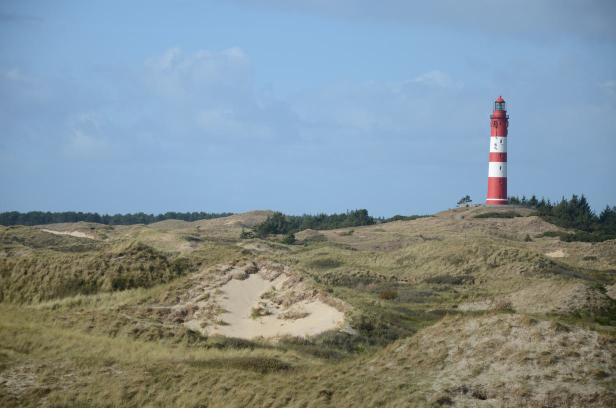
#> input picture images/Amrum.jpg, 1232 x 816 px, given in place of Amrum.png, which was not available (shown at 1/2 size)
$ jupyter execute pyIMAGE_01_image_channels.ipynb   (text cells are left out)
#> lines starting #> are read from the running program, lines starting #| are printed output that depends on the picture; pictures that were not available may be replaced by others from this repository, and a replacement may not be noted
[cell 1]
import matplotlib.pyplot as plt
import matplotlib.image as mpimg
import numpy as np
import PIL

[cell 2]
#image file name
infile='images/Amrum.png'

# load image with PIL library, convert to numpy array
image = PIL.Image.open(infile)
#> image is the input picture: PIL image 1232x816 RGB; mean R, G, B 130.1, 144.7, 149.8
print ('image: ',image.format,image.size,image.mode)
#| image:  JPEG (1232, 816) RGB
image_arr = np.asarray(image)
print ('image_arr: ',type(image_arr),image_arr.dtype,image_arr.ndim,image_arr.shape)
#| image_arr:  <class 'numpy.ndarray'> uint8 3 (816, 1232, 3)

# show image
fig,axs = plt.subplots(1,1,figsize=(10,5))
axs.set_title('Original ('+str(image_arr.shape[0])+'x'+str(image_arr.shape[1])+')')
axs.imshow(image_arr)

[cell 3]
# lower resolution
n=20
image_lower1 = image_arr[::n,::n]
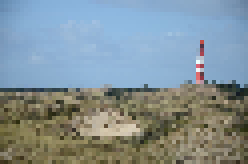
#> image_lower1: shape (41, 62, 3) (shown 4 times larger); mean R, G, B 130.4, 145.2, 151.2
print (type(image_lower1),image_lower1.dtype,image_lower1.ndim,image_lower1.shape)
#| <class 'numpy.ndarray'> uint8 3 (41, 62, 3)

fig,axs = plt.subplots(1,2,figsize=(10,5))
axs[0].set_title('Original ('+str(image_arr.shape[0])+'x'+str(image_arr.shape[1])+')')
axs[0].imshow(image_arr,interpolation='nearest')
axs[1].set_title('Lower resolution ('+str(image_lower1.shape[0])+'x'+str(image_lower1.shape[1])+')')
axs[1].imshow(image_lower1,interpolation='nearest')
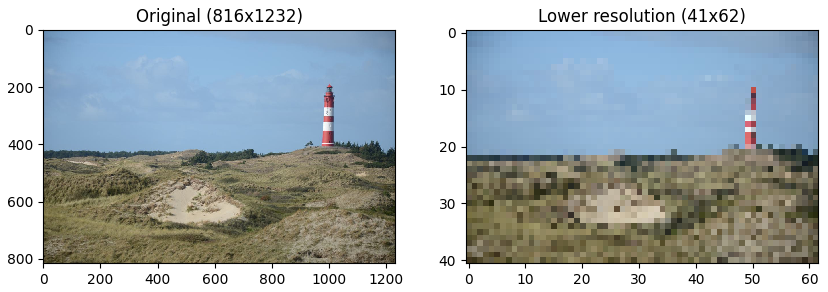
#> figure drawn by matplotlib, 2 panels

[cell 4]
# lower resolution
n=100
image_lower1 = image_arr[::n,::n]
print (type(image_lower1),image_lower1.dtype,image_lower1.ndim,image_lower1.shape)
#| <class 'numpy.ndarray'> uint8 3 (9, 13, 3)

fig,axs = plt.subplots(1,2,figsize=(10,5))
axs[0].set_title('Original ('+str(image_arr.shape[0])+'x'+str(image_arr.shape[1])+')')
axs[0].imshow(image_arr,interpolation='nearest')
axs[1].set_title('Lower resolution ('+str(image_lower1.shape[0])+'x'+str(image_lower1.shape[1])+')')
axs[1].imshow(image_lower1,interpolation='nearest')
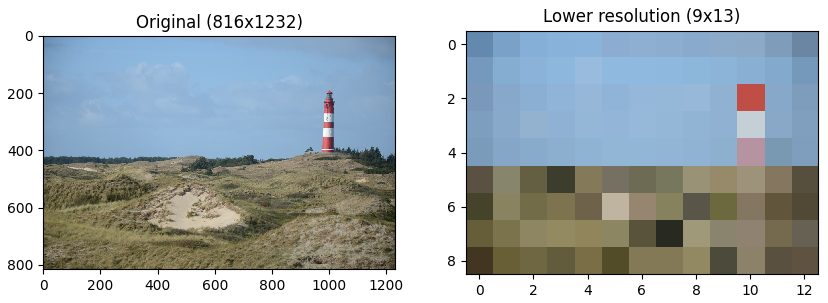
#> figure drawn by matplotlib, 2 panels

[cell 5]
n=100
newsize = (int(image.size[0]/n),int(image.size[1]/n))
#> newsize = (12, 8)
image_resize = image.resize(newsize)

fig,axs = plt.subplots(1,2,figsize=(10,5))
axs[0].set_title('Original ('+str(image_arr.shape[0])+'x'+str(image_arr.shape[1])+')')
axs[0].imshow(np.asarray(image))
axs[1].set_title('Lower resolution ('+str(image_resize.size[0])+'x'+str(image_resize.size[1])+')')
axs[1].imshow(np.asarray(image_resize))
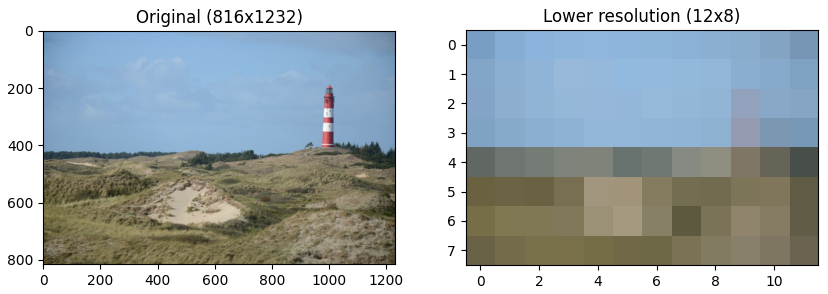
#> figure drawn by matplotlib, 2 panels

[cell 6]
# show red, green, blue channels separately
image_r = image_arr[:,:,0]
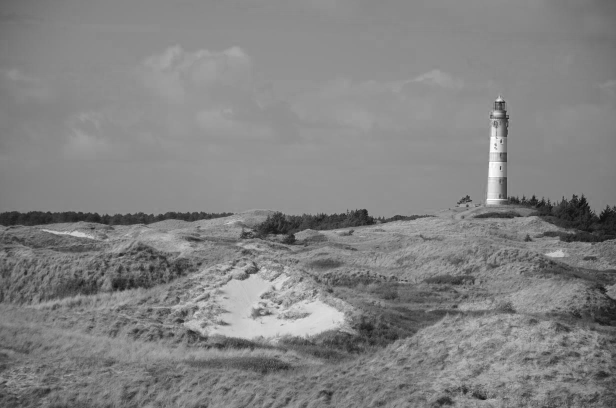
#> image_r: shape (816, 1232) (shown at 1/2 size); min 5, max 255, mean 130.1
image_g = image_arr[:,:,1]
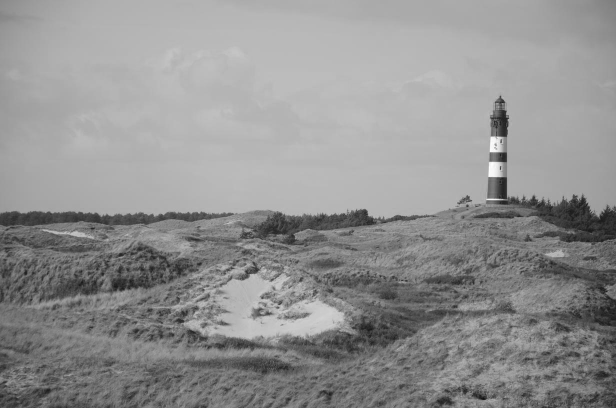
#> image_g: shape (816, 1232) (shown at 1/2 size); min 7, max 255, mean 144.7
image_b = image_arr[:,:,2]
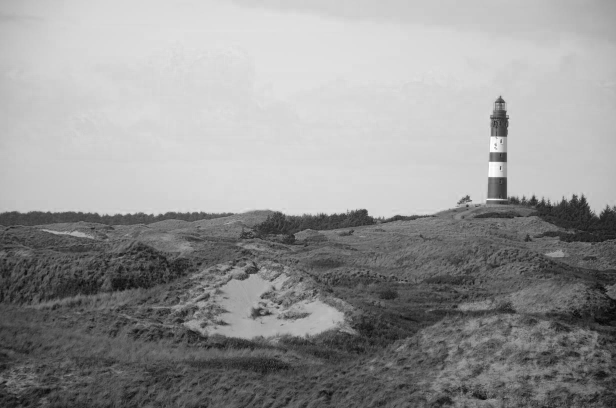
#> image_b: shape (816, 1232) (shown at 1/2 size); min 0, max 255, mean 149.8
print('r min/max: ',image_r.min(),image_r.max())
#| r min/max:  5 255
print('g min/max: ',image_g.min(),image_g.max())
#| g min/max:  7 255
print('b min/max: ',image_b.min(),image_b.max())
#| b min/max:  0 255

fig,axs = plt.subplots(1,3,figsize=(10,5))
axs[0].set_title('red')
axs[1].set_title('green')
axs[2].set_title('blue')
axs[0].imshow(image_r,vmin=0,vmax=255,cmap='gray')
axs[1].imshow(image_g,vmin=0,vmax=255,cmap='gray')
axs[2].imshow(image_b,vmin=0,vmax=255,cmap='gray')
plt.tight_layout()

[cell 7]
# change colorscale
# show image
fig,axs = plt.subplots(1,3,figsize=(10,5))
axs[0].set_title('red')
axs[0].imshow(image_r,vmin=0,vmax=255)
axs[1].set_title('red (hot)')
axs[1].imshow(image_r,cmap='hot')
axs[2].set_title('red (nipy_spectral)')
axs[2].imshow(image_r,cmap='nipy_spectral')
plt.tight_layout()

[cell 8]
# add colorscale
fig,axs = plt.subplots(1,2,figsize=(10,5))
axs[0].set_title('red (nipy_spectral)')
cbar1=axs[0].imshow(image_r,cmap='nipy_spectral')
plt.colorbar(cbar1,location='bottom')
axs[1].set_title('red (nipy_spectral - scaled)')
cbar2=axs[1].imshow(image_r,cmap='nipy_spectral',clim=(0,150))
plt.colorbar(cbar2,location='bottom')
plt.tight_layout()
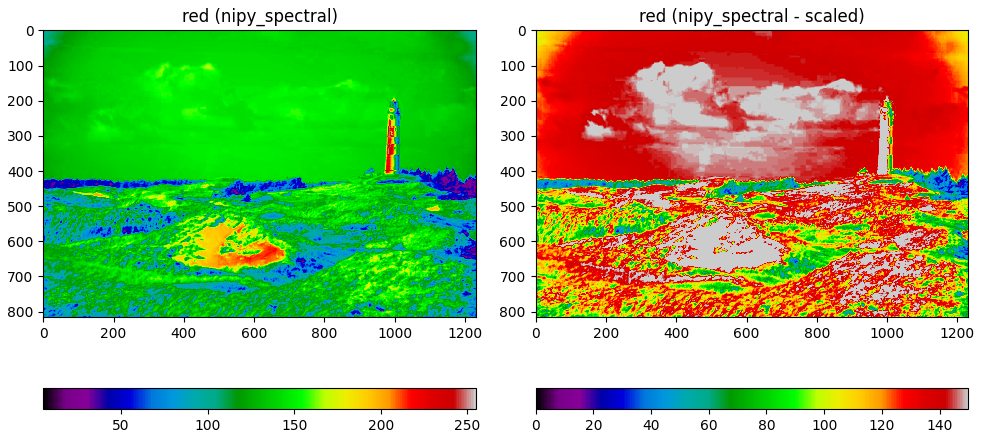
#> figure drawn by matplotlib, 4 panels

[cell 9]
# show histogram
fig,axs = plt.subplots(1,3,figsize=(10,3))
axs[0].set_title('red')
axs[1].set_title('green')
axs[2].set_title('blue')
_=axs[0].hist(image_r.ravel(), bins=256, fc='k', ec='k')
_=axs[1].hist(image_g.ravel(), bins=256, fc='k', ec='k')
_=axs[2].hist(image_b.ravel(), bins=256, fc='k', ec='k')
plt.tight_layout()
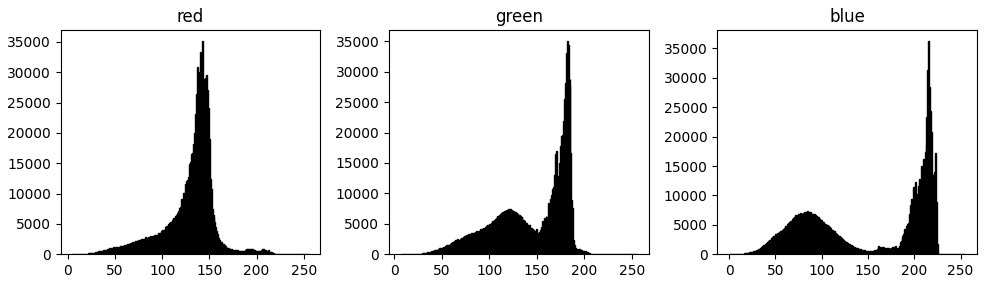
#> figure drawn by matplotlib, 3 panels; panel 1: tallest bar 35155 high, from x = 142.7 to 143.7; panel 2: tallest bar 35028 high, from x = 181.4 to 182.3; panel 3: tallest bar 36268 high, from x = 215.2 to 216.2

$ run again, with images/Redwingblackbird.jpg copied over images/Amrum.jpg
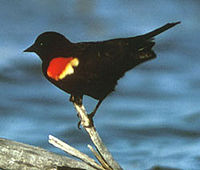
#> input picture images/Redwingblackbird.jpg, 200 x 170 px, given in place of Amrum.png, which was not available
#> image is the input picture: PIL image 200x170 RGB; mean R, G, B 93.2, 120.1, 133.9
#| image:  JPEG (200, 170) RGB
#| image_arr:  <class 'numpy.ndarray'> uint8 3 (170, 200, 3)
#| <class 'numpy.ndarray'> uint8 3 (9, 10, 3)
#| <class 'numpy.ndarray'> uint8 3 (2, 2, 3)
#> `image_b = image_arr[:,:,2]`:
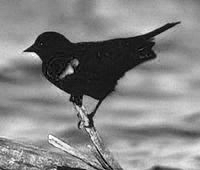
#> image_b: shape (170, 200); min 0, max 255, mean 133.9
#| r min/max:  0 255
#| g min/max:  5 255
#| b min/max:  0 255
#> `[cell 9] # show histogram fig,axs = plt.subplots(1,3,figsize=(10,3)) a..`:
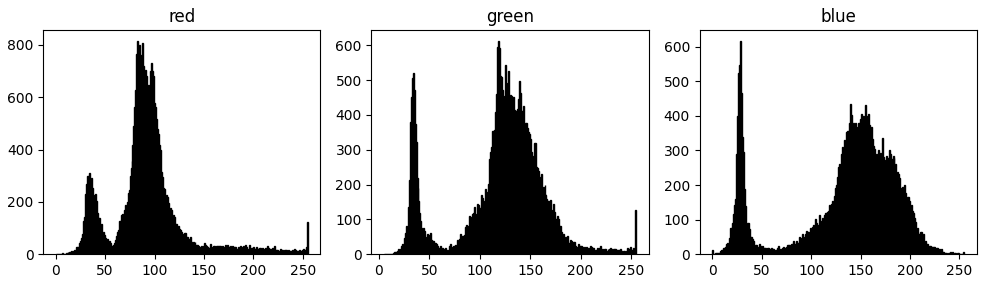
#> figure drawn by matplotlib, 3 panels; panel 1: tallest bar 815 high, from x = 82.68 to 83.67; panel 2: tallest bar 612 high, from x = 118.3 to 119.3; panel 3: tallest bar 616 high, from x = 27.89 to 28.89
